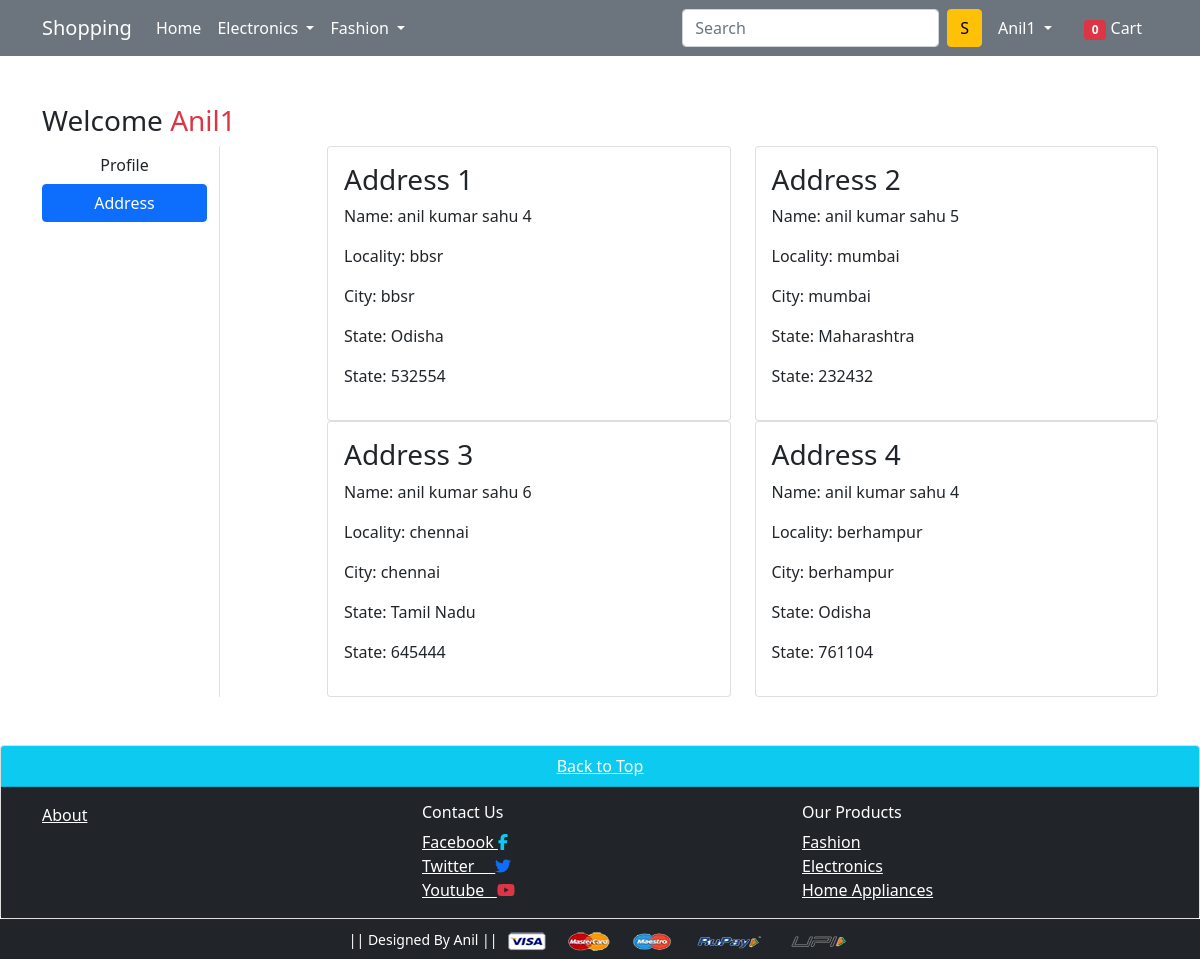
The app's page /address/ (signed in) with its own data.
### app/models.py (models this page shows, shortened)
class customer(models.Model):
    user=models.ForeignKey(User,on_delete=models.CASCADE)
    name=models.CharField(max_length=64)
    locality=models.CharField(max_length=64)
    city=models.CharField(max_length=64)
    zipcode=models.IntegerField()
    state=models.CharField(max_length=64,choices=STATE_CHOICES)

### app/views.py (the view)
# urls.py: path('address/', views.address.as_view(), name='address'),
@method_decorator(login_required,name='dispatch')
class address(View):
 def get(self,request):
  name1=request.user
  cartitemno=len(cart.objects.filter(user=request.user))
  customeraddress=customer.objects.filter(user=name1)
  return render(request,'app/address.html',{'address':customeraddress,'active':'primary','no_of_cart_item':cartitemno,'no_of_cart_item':cartitemno})

### app/templates/app/address.html (shortened to what this page needs)
{% extends 'app/base.html' %}
{% load static %}
{% block main-content %}
<div class="container my-5">
 <div class="row">
  <h3>Welcome <span class="text-danger text-capitalize">{{request.user}}</span></h3>
  <div class="col-sm-2 border-end">
   <ul class="list-unstyled">
    <li class="d-grid"><a href="{% url 'profile' %}" class="btn ">Profile</a></li>
    <li class="d-grid"><a href="{% url 'address' %}" class="btn btn-{{active}}">Address</a></li>
   </ul>
  </div>
  <div class="col-sm-9 offset-sm-1">
   <div class="row">
    {% for a in address %}
    <div class="col-sm-6">
     <div class="card">
      <div class="card-body">
       <h3>Address {{forloop.counter}}</h3>
       <p>Name: {{a.name}}</p>
       <p>Locality: {{a.locality}}</p>
       <p>City: {{a.city}}</p>
       <p>State: {{a.state}}</p>
       <p>State: {{a.zipcode}}</p>
      </div>
     </div>
    </div>
    {% endfor %}
   </div>
  </div>
 </div>
</div>
{% endblock main-content %}

### app/templates/app/base.html (shortened to what this page needs)
<!doctype html>
{% load static %}
<html lang="en">
  <head>
    <link href="https://cdn.jsdelivr.net/npm/bootstrap@5.0.0-beta1/dist/css/bootstrap.min.css" rel="stylesheet">
    <link rel="stylesheet" href="{% static 'app/css/owl.carousel.min.css' %}">
    <link rel="stylesheet" href="{% static 'app/css/all.min.css' %}">
    <link rel="stylesheet" href="{% static 'app/css/style.css' %}">
  </head>
  <body>
    <nav class="navbar navbar-expand-lg navbar-dark bg-secondary">
     <div class="container">
       <a class="navbar-brand" href="/">Shopping</a>
       <div class="collapse navbar-collapse" id="navbarSupportedContent">
         <ul class="navbar-nav me-auto mb-2 mb-lg-0">
           <li class="nav-item">
             <a class="nav-link active" aria-current="page" href="/">Home</a>
           </li>
           <li class="nav-item dropdown">
             <a class="nav-link dropdown-toggle text-white" href="#" id="electronicsDropdown" role="button" data-bs-toggle="dropdown" aria-expanded="false">
               Electronics
             </a>
           </li>
           <li class="nav-item dropdown">
             <a class="nav-link dropdown-toggle text-white" href="#" id="fashionDropdown" role="button" data-bs-toggle="dropdown" aria-expanded="false">
               Fashion
             </a>
           </li>
         </ul>
         <form action="{% url 'searchitem' %}" class="d-flex">
           <input class="form-control me-2" type="search" placeholder="Search" aria-label="Search" name='productsearchitem2'>
           <input type="submit" class='btn btn-warning' value='S'>
         </form>
         <div>
          <ul class="navbar-nav me-auto mb-2 mb-lg-0">
              {% if request.user.is_authenticated %}
           <li class="nav-item dropdown mx-2">
              <a class="nav-link dropdown-toggle text-white" href="#" id="profileDropdown" role="button" data-bs-toggle="dropdown" aria-expanded="false">
                  <span class="text-capitalize">{{request.user}}</span>
              </a>
            </li>
            {% if perms.app.add_product %}{% else %}
            <li class="nav-item mx-2">
             <a href="{% url 'my_cart' %}" class="nav-link text-white"><span class="badge bg-danger">{{no_of_cart_item}}</span> Cart </a>
            </li>
            {% endif %}
              {% endif %}
          </ul>
         </div>
       </div>
     </div>
    </nav>
    {% block main-content %} {% endblock main-content %}
<div class="card">
  <a href='#' class="card-header text-center bg-info text-white">Back to Top</a>
  <div class="card-body bg-dark">
    <div class='container'>
      <div class='row'>
        <div class='col-sm-4'>
          <a href='' class='text-white'>About</a>
        </div>
        <div class='col-sm-4'>
          <h6 class='text-white'>Contact Us</h6>
          <a href='http://facebook.com' class='text-white'>Facebook   <i class="fab fa-facebook-f text-info"></i></a><br>
          <a href='http://twitter.com' class='text-white'>Twitter &nbsp&nbsp&nbsp&nbsp<i class="fab fa-twitter text-primary"></i></a><br>
          <a href='http://youtube.com' class='text-white'>Youtube &nbsp  <i class="fab fa-youtube text-danger"></i></a>
        </div>
        <div class='col-sm-4'>
          <h6 class='text-white'>Our Products</h6>
          <a href='' class='text-white'>Fashion</a><br>
          <a href='' class='text-white'>Electronics</a><br>
          <a href='' class='text-white'>Home Appliances</a>
        </div>
  </div>
</div>
</div>
</div>
    <footer class="container-fluid bg-dark text-center p-2 mt-0">
        <small class="text-white"> || Designed By Anil || </small>
        <img src="{% static 'app/images/payment.png' %}" alt="" srcset="" class="img-fluid" height="2px">
    </footer>
  </body>
</html>

### records on screen
customer: name "anil kumar sahu 4", locality "bbsr", city "bbsr", state "Odisha", zipcode "532554"
customer: name "anil kumar sahu 5", locality "mumbai", city "mumbai", state "Maharashtra", zipcode "232432"
customer: name "anil kumar sahu 6", locality "chennai", city "chennai", state "Tamil Nadu", zipcode "645444"
customer: name "anil kumar sahu 4", locality "berhampur", city "berhampur", state "Odisha", zipcode "761104"

### other values on screen
{{ request.user }} "Anil1"
{{ no_of_cart_item }} "0"
